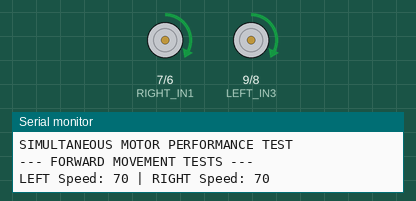
This sketch was run on a simulated Arduino Uno, built with avr-gcc and run on an emulated ATmega328P. Shown: motor-driver pin pairs drawn as motors (green arrow = first pin HIGH = forward, orange = second pin HIGH = backward, longer = more drive, scaled by the enable pin), the last lines printed to the serial monitor. At 34.4 s the program stops and its outputs stay as they are.

Above: at 2.5 s.
At 4.8 s:
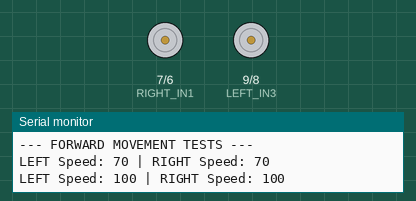
At 5.6 s:
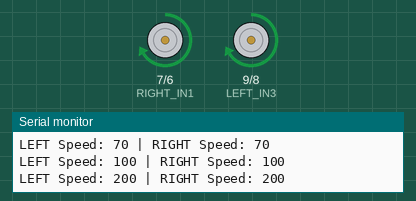
At 7.2 s:
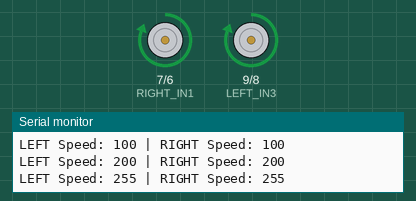
Timing chart, 0 to 9.1 s (numbered marks = the images above):
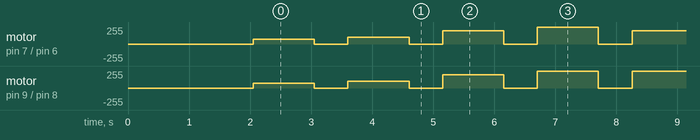

The sketch:

SimultaneousMotorTest.ino
```cpp
#include <Arduino.h>

// Left Motor Pins
#define LEFT_ENB 10  // Left motor speed
#define LEFT_IN3 9   // Left motor direction
#define LEFT_IN4 8   // Left motor direction

// Right Motor Pins
#define RIGHT_ENA 5  // Right motor speed
#define RIGHT_IN1 7  // Right motor direction
#define RIGHT_IN2 6  // Right motor direction

void setupMotorPins() {
  // Left Motor Pins
  pinMode(LEFT_ENB, OUTPUT);
  pinMode(LEFT_IN3, OUTPUT);
  pinMode(LEFT_IN4, OUTPUT);

  // Right Motor Pins
  pinMode(RIGHT_ENA, OUTPUT);
  pinMode(RIGHT_IN1, OUTPUT);
  pinMode(RIGHT_IN2, OUTPUT);
}

void runMotorsSideBySide(int leftSpeed, int rightSpeed, bool forward = true) {
  Serial.print("LEFT Speed: ");
  Serial.print(leftSpeed);
  Serial.print(" | RIGHT Speed: ");
  Serial.println(rightSpeed);

  // Reset motor states
  digitalWrite(LEFT_IN3, LOW);
  digitalWrite(LEFT_IN4, LOW);
  digitalWrite(RIGHT_IN1, LOW);
  digitalWrite(RIGHT_IN2, LOW);

  analogWrite(LEFT_ENB, 0);
  analogWrite(RIGHT_ENA, 0);

  delay(50);

  // Set motor directions
  if (forward) {
    digitalWrite(LEFT_IN3, HIGH);
    digitalWrite(LEFT_IN4, LOW);
    digitalWrite(RIGHT_IN1, HIGH);
    digitalWrite(RIGHT_IN2, LOW);
  } else {
    digitalWrite(LEFT_IN3, LOW);
    digitalWrite(LEFT_IN4, HIGH);
    digitalWrite(RIGHT_IN1, LOW);
    digitalWrite(RIGHT_IN2, HIGH);
  }

  // Apply speeds
  analogWrite(LEFT_ENB, leftSpeed);
  analogWrite(RIGHT_ENA, rightSpeed);

  // Run for duration
  delay(1000);

  // Stop motors
  digitalWrite(LEFT_IN3, LOW);
  digitalWrite(LEFT_IN4, LOW);
  digitalWrite(RIGHT_IN1, LOW);
  digitalWrite(RIGHT_IN2, LOW);

  analogWrite(LEFT_ENB, 0);
  analogWrite(RIGHT_ENA, 0);

  delay(500);
}

void setup() {
  Serial.begin(9600);
  setupMotorPins();

  Serial.println("SIMULTANEOUS MOTOR PERFORMANCE TEST");
  delay(2000);
}

void loop() {
  // Test scenarios
  Serial.println("\n--- FORWARD MOVEMENT TESTS ---");
  runMotorsSideBySide(70, 70);    // Low speed both
  runMotorsSideBySide(100, 100);  // Medium speed both
  runMotorsSideBySide(200, 200);  // High speed both
  runMotorsSideBySide(255, 255);  // Max speed both

  Serial.println("\n--- ASYMMETRIC SPEED TESTS ---");
  runMotorsSideBySide(70, 255);   // Left low, Right high
  runMotorsSideBySide(255, 70);   // Left high, Right low

  Serial.println("\n--- REVERSE MOVEMENT TESTS ---");
  runMotorsSideBySide(70, 70, false);    // Low speed reverse
  runMotorsSideBySide(255, 255, false);  // Max speed reverse

  // Prevent repeated tests
  while(1) {
    delay(10000);
  }
}
```
